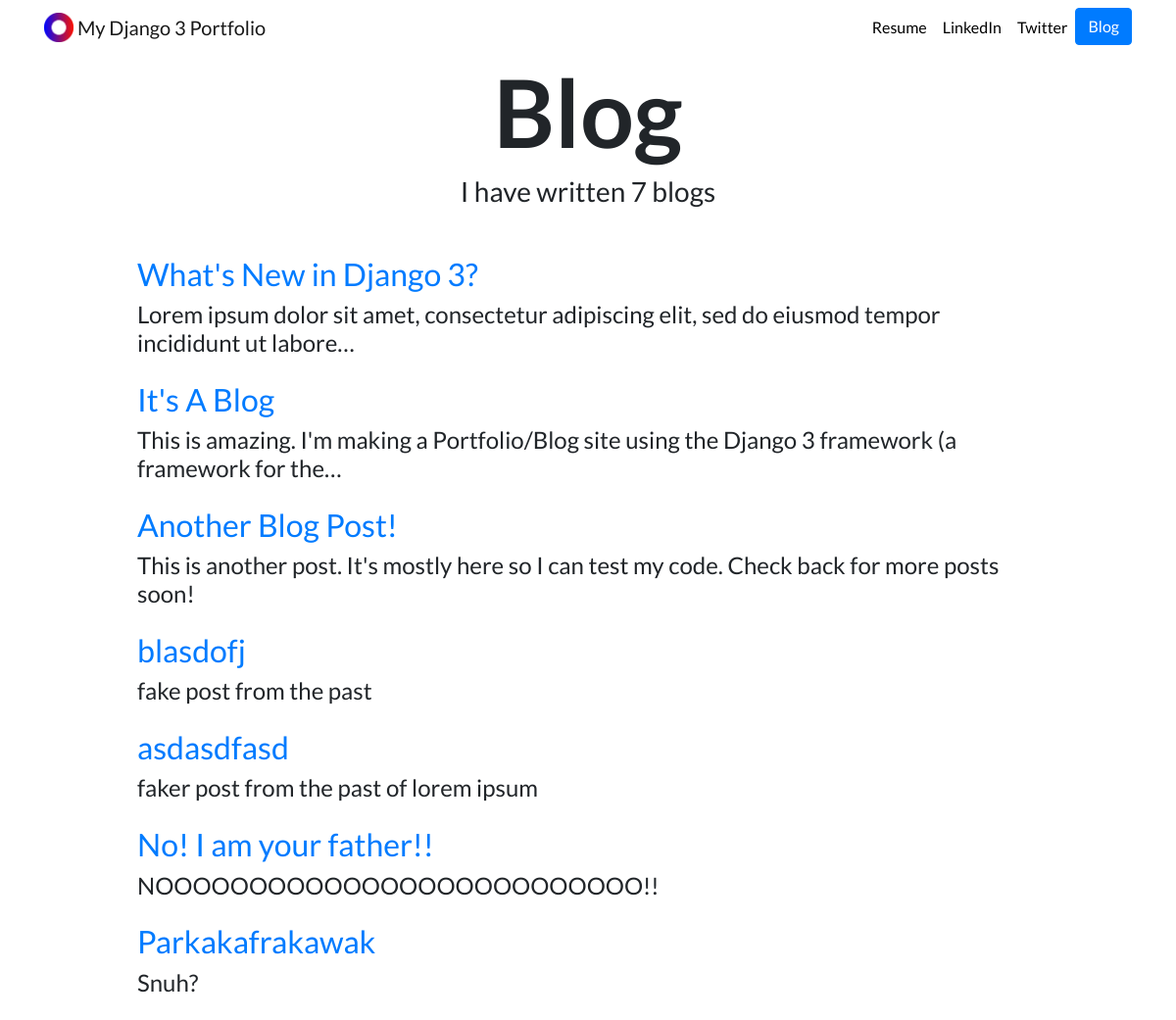
Screenshot of /blog/ with the database file from the repository.
### blog/models.py (models this page shows, shortened)
class Blog(models.Model):
    title = models.CharField(max_length=200)
    datestamp = models.DateField()
    blogentry = models.TextField()

### blog/views.py (the view)
# urls.py: path('', views.all_blogs, name='all_blogs'),
def all_blogs(request):
    blogs = Blog.objects.order_by('-datestamp')
    return render(request, 'blog/all_blogs.html', {'blogs':blogs})

### blog/templates/blog/all_blogs.html (shortened to what this page needs)
{% extends 'portfolio/base.html' %}
{% load static %}
{% block content %}
<h1 id="blogtitle" class="font-weight-bold text-center">Blog</h1>
<h3 class="text-center mb-5">I have written {{ blogs.count }} blog{{ blogs.count|pluralize }}</h3>
{% for blog in blogs %}
<div class="row justify-content-center my-3">
  <div class="col-md-10">
    <a href="{% url 'blog:detail' blog.id %}">
      <h2>{{ blog.title }}</h2>
    </a>
    <h4>{{ blog.blogentry|striptags|truncatechars:100 }}</h4>
  </div>
</div>
{% endfor %}
{% endblock %}

### portfolio/static/portfolio/custom.css (style rules this page uses)
body { font-family: 'Lato', sans-serif; }
#blogtitle { font-size: 6rem; }

### rows the page displays
Blog: title "What's New in Django 3?", blogentry "Lorem ipsum dolor sit amet, consectetur adipiscing elit, sed do eiusmod tempor incididunt ut labore…"
Blog: title "It's A Blog", blogentry "This is amazing. I'm making a Portfolio/Blog site using the Django 3 framework (a framework for the…"
Blog: title "Another Blog Post!", blogentry "This is another post. It's mostly here so I can test my code. Check back for more posts soon!"
Blog: title "blasdofj", blogentry "fake post from the past"
Blog: title "asdasdfasd", blogentry "faker post from the past of lorem ipsum"
Blog: title "No! I am your father!!", blogentry "NOOOOOOOOOOOOOOOOOOOOOOOOOO!!"
Blog: title "Parkakafrakawak", blogentry "Snuh?"

### other values shown
{{ blogs.count }} "7"
